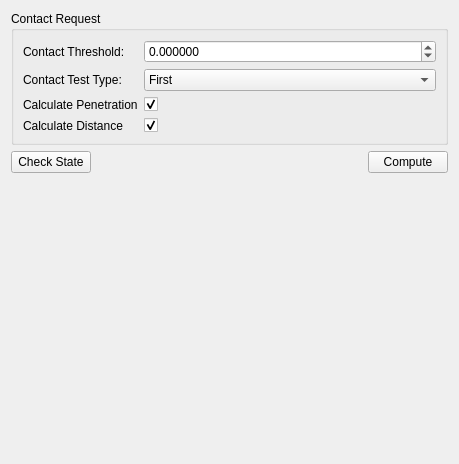
<?xml version="1.0" encoding="UTF-8"?>
<ui version="4.0">
 <class>ContactResultsComputeWidget</class>
 <widget class="QWidget" name="ContactResultsComputeWidget">
  <property name="geometry">
   <rect>
    <x>0</x>
    <y>0</y>
    <width>459</width>
    <height>464</height>
   </rect>
  </property>
  <property name="sizePolicy">
   <sizepolicy hsizetype="Expanding" vsizetype="Expanding">
    <horstretch>0</horstretch>
    <verstretch>0</verstretch>
   </sizepolicy>
  </property>
  <property name="windowTitle">
   <string>Form</string>
  </property>
  <layout class="QVBoxLayout" name="verticalLayout">
   <property name="sizeConstraint">
    <enum>QLayout::SetNoConstraint</enum>
   </property>
   <item>
    <widget class="QGroupBox" name="contact_request_group_box">
     <property name="title">
      <string>Contact Request</string>
     </property>
     <layout class="QFormLayout" name="formLayout_2">
      <item row="0" column="0">
       <widget class="QLabel" name="label">
        <property name="text">
         <string>Contact Threshold:</string>
        </property>
       </widget>
      </item>
      <item row="0" column="1">
       <widget class="QDoubleSpinBox" name="contact_threshold">
        <property name="decimals">
         <number>6</number>
        </property>
        <property name="minimum">
         <double>-100.000000000000000</double>
        </property>
        <property name="maximum">
         <double>100.000000000000000</double>
        </property>
        <property name="singleStep">
         <double>0.001000000000000</double>
        </property>
        <property name="value">
         <double>0.000000000000000</double>
        </property>
       </widget>
      </item>
      <item row="1" column="0">
       <widget class="QLabel" name="label_2">
        <property name="text">
         <string>Contact Test Type:</string>
        </property>
       </widget>
      </item>
      <item row="1" column="1">
       <widget class="QComboBox" name="contact_test_type">
        <item>
         <property name="text">
          <string extracomment="Return at first contact for any pair of objects">First</string>
         </property>
        </item>
        <item>
         <property name="text">
          <string extracomment="Return the global minimum for a pair of objects">Closest</string>
         </property>
        </item>
        <item>
         <property name="text">
          <string extracomment="Return all contacts for a pair of objects">All</string>
         </property>
        </item>
       </widget>
      </item>
      <item row="2" column="0">
       <widget class="QLabel" name="label_3">
        <property name="text">
         <string>Calculate Penetration</string>
        </property>
       </widget>
      </item>
      <item row="2" column="1">
       <widget class="QCheckBox" name="calculate_penetration">
        <property name="text">
         <string/>
        </property>
        <property name="checked">
         <bool>true</bool>
        </property>
       </widget>
      </item>
      <item row="3" column="0">
       <widget class="QLabel" name="label_4">
        <property name="text">
         <string>Calculate Distance</string>
        </property>
       </widget>
      </item>
      <item row="3" column="1">
       <widget class="QCheckBox" name="calculate_distance">
        <property name="text">
         <string/>
        </property>
        <property name="checked">
         <bool>true</bool>
        </property>
       </widget>
      </item>
     </layout>
    </widget>
   </item>
   <item>
    <widget class="QFrame" name="compute_frame">
     <property name="frameShape">
      <enum>QFrame::NoFrame</enum>
     </property>
     <property name="frameShadow">
      <enum>QFrame::Raised</enum>
     </property>
     <layout class="QHBoxLayout" name="horizontalLayout">
      <property name="leftMargin">
       <number>0</number>
      </property>
      <property name="topMargin">
       <number>0</number>
      </property>
      <property name="rightMargin">
       <number>0</number>
      </property>
      <property name="bottomMargin">
       <number>0</number>
      </property>
      <item>
       <widget class="QPushButton" name="check_state_push_button">
        <property name="text">
         <string>Check State</string>
        </property>
       </widget>
      </item>
      <item>
       <spacer name="horizontalSpacer">
        <property name="orientation">
         <enum>Qt::Horizontal</enum>
        </property>
        <property name="sizeHint" stdset="0">
         <size>
          <width>40</width>
          <height>20</height>
         </size>
        </property>
       </spacer>
      </item>
      <item>
       <widget class="QPushButton" name="compute_push_button">
        <property name="text">
         <string>Compute</string>
        </property>
       </widget>
      </item>
     </layout>
    </widget>
   </item>
   <item>
    <widget class="tesseract_gui::ContactResultsWidget" name="contact_results_widget" native="true">
     <property name="sizePolicy">
      <sizepolicy hsizetype="Preferred" vsizetype="Preferred">
       <horstretch>0</horstretch>
       <verstretch>1</verstretch>
      </sizepolicy>
     </property>
    </widget>
   </item>
  </layout>
 </widget>
 <customwidgets>
  <customwidget>
   <class>tesseract_gui::ContactResultsWidget</class>
   <extends>QWidget</extends>
   <header>tesseract_qt/collision/contact_results_widget.h</header>
   <container>1</container>
  </customwidget>
 </customwidgets>
 <resources/>
 <connections/>
</ui>
